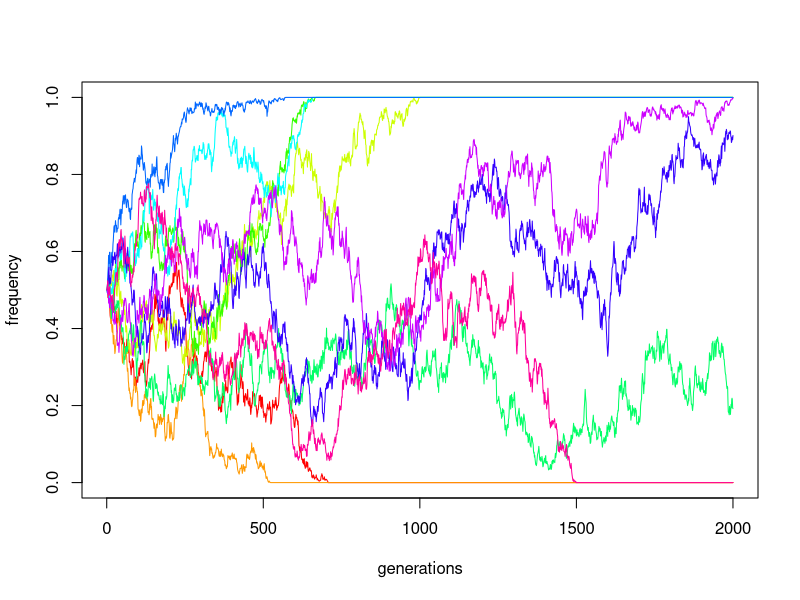
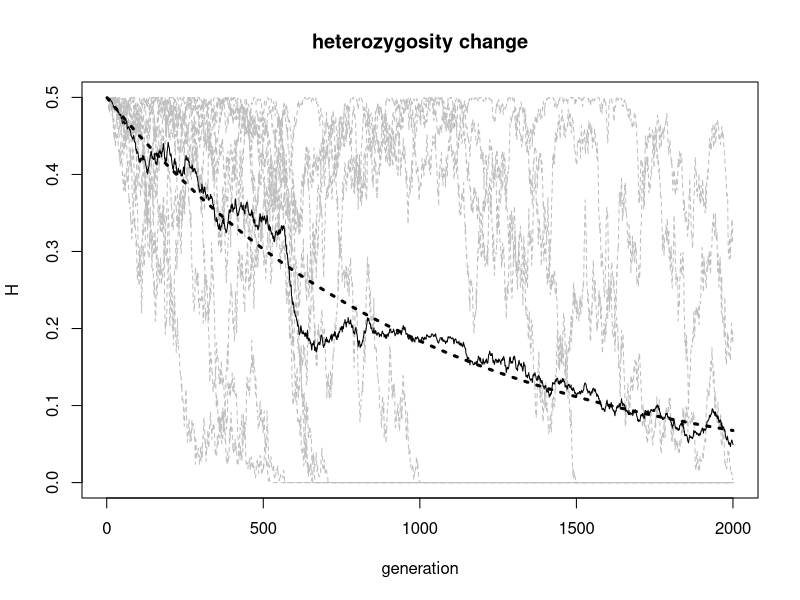
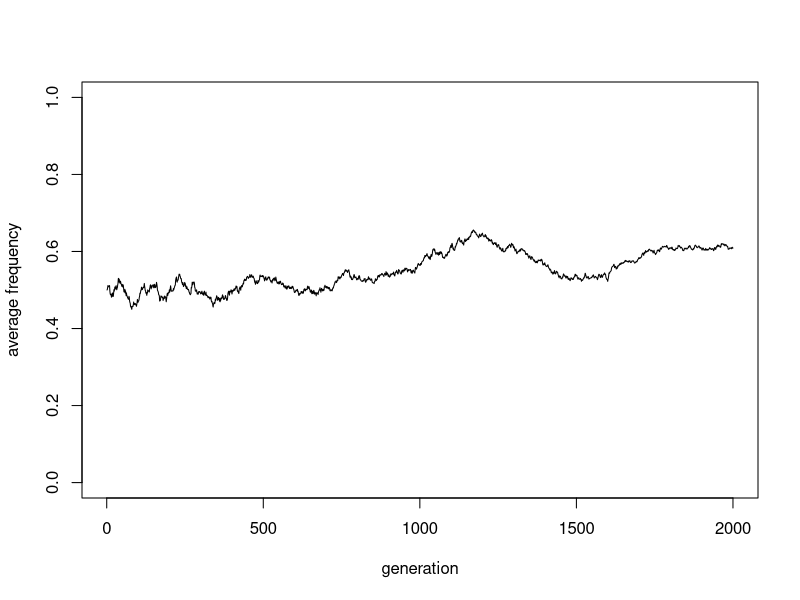
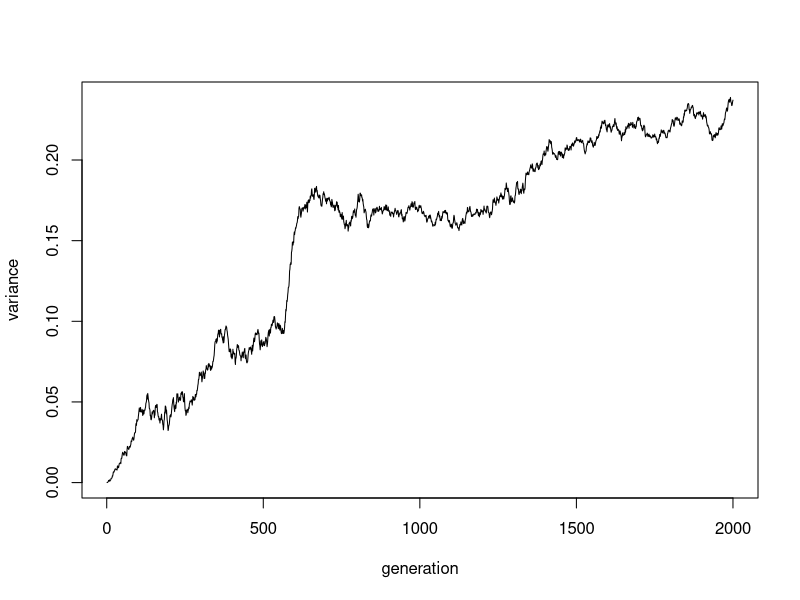

Write R code to recreate these figures, in order.

# Pop size
N <- 1000

# Number of generations
ngens <- 2000

# Number of populations
npops <- 10

# Create a matrix to store results.
# Each row will be a generation and each column, a population.

P <- matrix(nrow = ngens, ncol = npops) 

for(i in 1:npops) {
    
    pop <- rep(0:1, each = N/2)
    P[1, i] <- mean(pop == 0)
    
    for(j in 2:ngens) {
        pop <- sample(pop, replace = TRUE)
        P[j, i] <- mean(pop == 0)
    }
}

H <- 2 * P * (1-P)

# Population trajectories
plot(NA, type = "n", xlim = c(1, ngens), ylim = c(0, 1), 
     xlab = "generations", ylab = "frequency")

for (i in 1:npops)
    lines(P[, i], col = rainbow(npops)[i])

# plotting the heterozygosities:
plot(NA, type = "n", xlim = c(1, ngens), ylim = c(0, 0.5),
     xlab = "generation", ylab = "H", main = "heterozygosity change")

# plot H for each population (columns) individually (now using apply instead of for loop)
apply(H, 2, lines, col = "grey", lty = 2)

# plot the mean across generations (rows)
lines(rowMeans(H))

# Let's also draw the line of the theoretical decrease in the heterozygosity
h_theor <- 0.5 * (1 - 1/N)^(1:ngens)
lines(h_theor, lty = 3, lwd = 3)


# plotting the average allele frequency
plot(rowMeans(P), type = "l", ylim = c(0, 1),
     xlab = "generation", ylab = "average frequency")

# ---------------------------------------------------------------------------- #

# plotting the variance in allele frequency
plot(apply(P, 1, var), type = "l", xlab = "generation", ylab = "variance")
